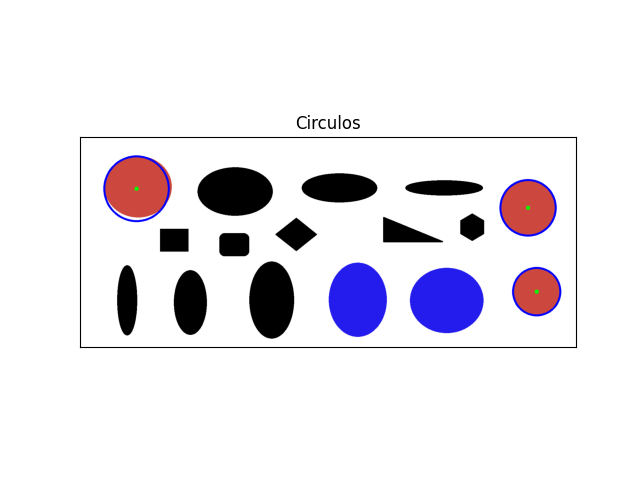

Python code for this plot:
import cv2
import numpy as np
import matplotlib.pyplot as plt

figuras = 'figuras.png'


def circleDetec(img_path):
    
    coins_img_gray = cv2.imread(img_path, 0)
    coins_img = cv2.imread(img_path)
    
    coins_circle = cv2.HoughCircles(coins_img_gray, 
                                    cv2.HOUGH_GRADIENT, 
                                    3, 
                                    100, 
                                    param1=100, 
                                    param2=150, 
                                    minRadius=80, 
                                    maxRadius=600)
    
    circles = coins_circle.reshape(-1, 3)
    circles = np.uint16(np.around(circles))
    for i in circles:
        lista=[196, 1556, 1586]
        #print(i[0])
        if i[0]==lista[0] or i[0]==lista[1] or i[0]==lista[2]:
          cv2.circle(coins_img, (i[0], i[1]), i[2], (0, 0, 255), 5)   #    
          cv2.circle(coins_img, (i[0], i[1]), 2, (0, 255, 0), 10)     #    
        else:
          continue
    
    
    titles = ['Circulos']
    images = [coins_img]
    miArray = np.arange(1)
    for i in miArray:
      plt.subplot(1,1,i+1),plt.imshow(images[i],'gray')
      plt.title(titles[i])
      plt.xticks([]),plt.yticks([])
 
    plt.show()
    
circleDetec(figuras)
